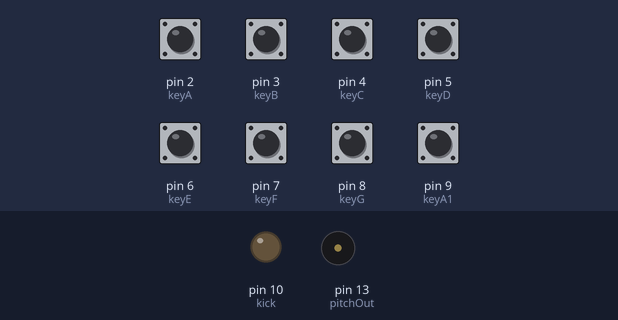
The sketch below on a simulated Arduino Uno, built with avr-gcc and run on an emulated ATmega328P. On the bench: output pins drawn as LEDs (lit = HIGH), buzzer (waves = sounding). The inputs (shaded band) are chosen by the test bench; at power-on: pin 2 (keyA), pin 3 (keyB), pin 4 (keyC), pin 5 (keyD), pin 6 (keyE), pin 7 (keyF), pin 8 (keyG), pin 9 (keyA1) LOW.

Above: at 1.2 s.
1.3 s: pin 2 (keyA) pulled HIGH for 1 s
At 1.85 s:
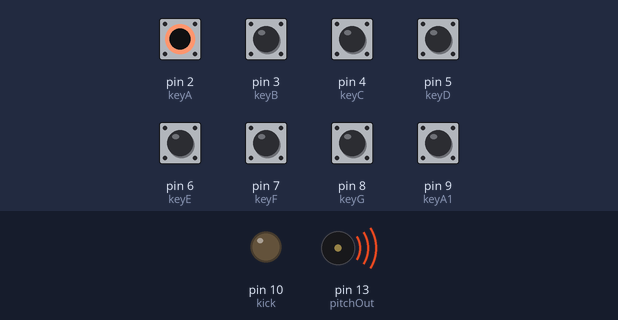
Timing chart, 0 to 4.3 s (numbered marks = the images above; inputs shaded):
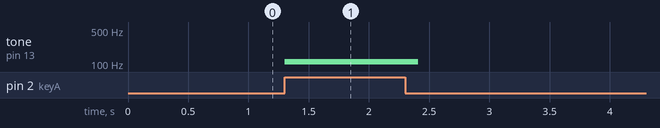

Measured:
- after the input at 1.3 s, tone on pin 13 (pitchOut): silent → 110 Hz at once, → silent 1.1 s later

The sketch:

arpegsingl.ino
```cpp
//notes

int A = 110;
int Aa = 116;
int B = 123;
int C = 130;
int Cc = 138;
int D = 146;
int Dd = 155;
int E = 164;
int F = 174;
int Ff = 185;
int G = 196;
int Gg = 208;

//pins

int keyA = 2;
int keyB = 3;
int keyC = 4;
int keyD = 5;
int keyE = 6;
int keyF = 7;
int keyG = 8;
int keyA1 = 9;
int pitchOut = 13;
int kick = 10;


//subdivisions

float t = 3;
   float baseSpeed = 1000;

   float varSpeed = baseSpeed / t;

  float wh = varSpeed , ha = wh/2, third = wh/3, fifth = wh/4, sixth = wh/6, eighth = wh/8, sixteenth = wh / 16, thirtysecond = wh/32;


void setup() {
  // put your setup code here, to run once:
pinMode(keyA, INPUT);
pinMode(keyB, INPUT);
pinMode(keyC, INPUT);
pinMode(keyD, INPUT);
pinMode(keyE, INPUT);
pinMode(keyF, INPUT);
pinMode(keyG, INPUT);
pinMode(keyA1, INPUT);
pinMode(pitchOut, OUTPUT);
pinMode(kick, OUTPUT);


}

void loop() {
  // put your main code here, to run repeatedly:


if (digitalRead(keyA) == HIGH){


  tone(pitchOut, A);
delay(third);

}

if (digitalRead(keyB) == HIGH){


    tone(pitchOut, B);
    delay(third);
}

if (digitalRead(keyC) == HIGH){


  tone(pitchOut, C);
  delay(third);

}

if (digitalRead(keyD) == HIGH){


tone(pitchOut, D);
delay(third);


}


if (digitalRead(keyE) == HIGH){


    tone(pitchOut, E);
    delay(third);

}


if (digitalRead(keyF) == HIGH){


 tone(pitchOut, F);
 delay(third);

}


if (digitalRead(keyG) == HIGH){


  tone(pitchOut, G);
  delay(third);


}


if (digitalRead(keyA1) == HIGH){


   tone(pitchOut, A*2);
   delay(third);

}

else {
  noTone(pitchOut);

}

}
```
